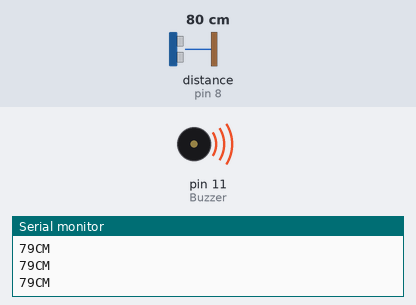
This sketch was run on a simulated Arduino Uno, built with avr-gcc and run on an emulated ATmega328P. Shown: buzzer (waves = sounding, pin HIGH), the last lines printed to the serial monitor. Wiring (inferred from the names in the program): ultrasonic range finder: trigger pin 9; echo pin 8. The test bench sets the inputs (shaded band); at power-on: distance to the obstacle (sensor on pin 8) 80 cm. The echo pulse lasts 58.3 µs per cm; pins used as bus, display or sensor lines are not drawn.

Above: at 1.2 s.
1.3 s: distance to the obstacle (sensor on pin 8) set to 99 cm
2.8 s: distance to the obstacle (sensor on pin 8) set to 104 cm
At 4.0 s:
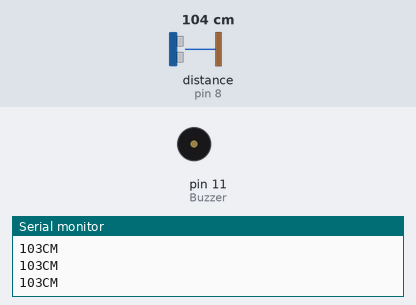
Timing chart, 0 to 5.8 s (numbered marks = the images above; inputs shaded):
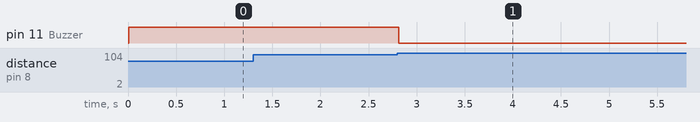

Measured:
- the behaviour switches between 101 and 102 cm on distance to the obstacle (sensor on pin 8) (found by bisection; images 0 and 1)
- after the input at 2.8 s, pin 11 (Buzzer): HIGH → LOW at once

The sketch:

Project.ino
```cpp
int trigPin = 9;
int echoPin = 8;
int Buzzer = 11;
void setup()
{
	Serial.begin(9600);
	pinMode(Buzzer, OUTPUT);
	pinMode(trigPin, OUTPUT);

	pinMode(echoPin, INPUT);
}
void loop()
{
	long duration, distance;
	digitalWrite(trigPin,HIGH);
	//delayMicroseconds(1000);
	digitalWrite(trigPin, LOW);
	duration=pulseIn(echoPin, HIGH);
	distance =(duration/2)/29.1;
	Serial.print(distance);
	Serial.println("CM");
	//delay(10);
	if((distance<=100))
	{
		digitalWrite(Buzzer, HIGH);
	}
	else if(distance>100)
	{
		digitalWrite(Buzzer, LOW);
	}
}
```
